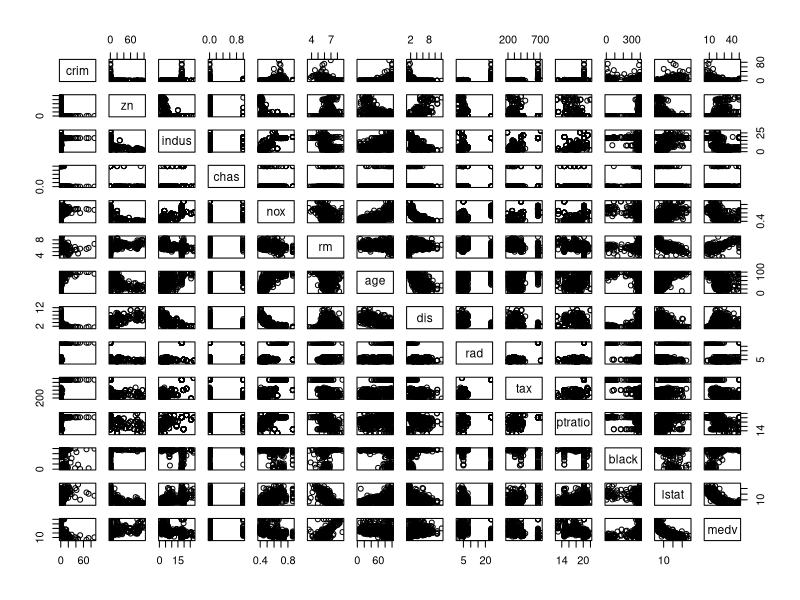
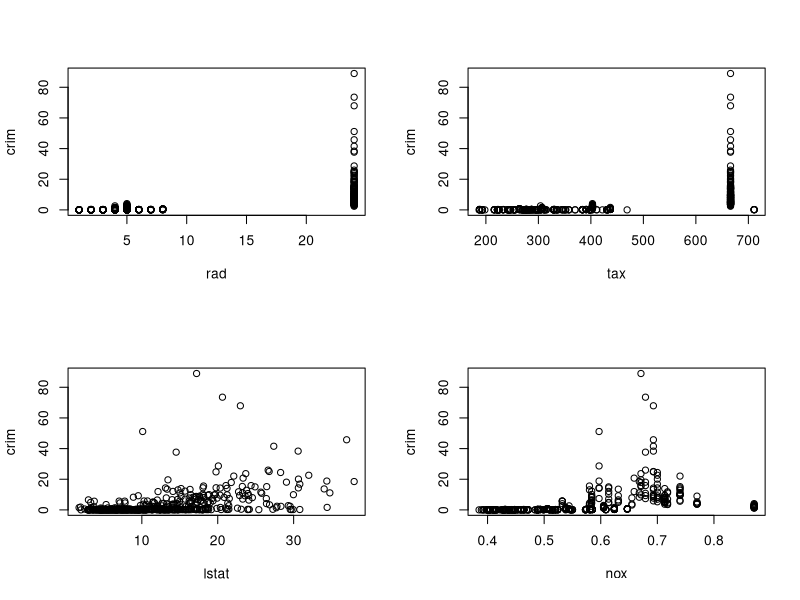
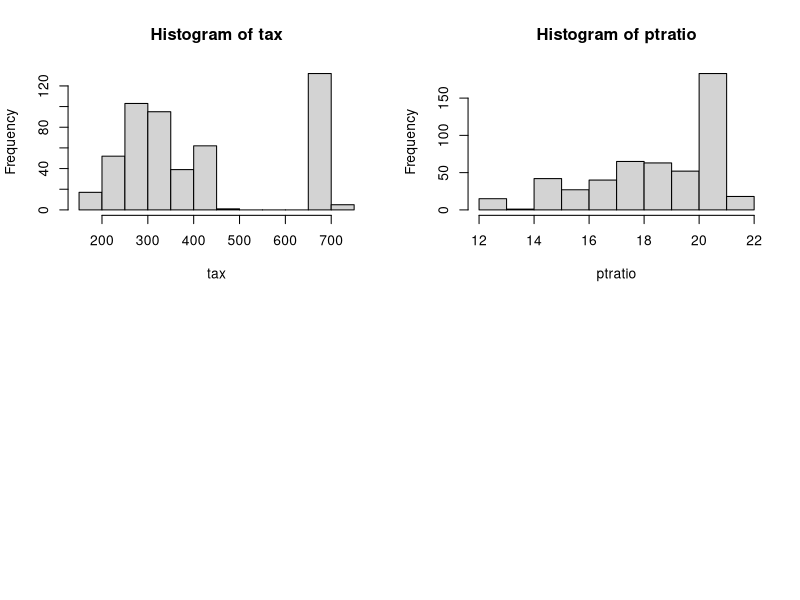

The R source for these figures, in order:
library(MASS) #load library
#item A
Boston # dataset
?Boston # info of boston dataSet

dim(Boston)
#The rows represent observations of the U.S. Census Tracts in the Boston Area. The columns presents the measures of the Census Variables.

#item b
attach(Boston)

pairs(Boston)

#in the graph we can find that the high radio frequency index of accessibility to radial highways contains the highest level of per capita crime rate per city
#we can also see that medv is inversely proportional to lstat- lower status of the population, nox - nitrogen oxides concentration and indus - proportion of non-retail businnes acres per town and directly proportional to rm- average number of rooms per dewlling

#item c
# in this case we need calculate the indexes of correlations between crime rates and other variables.

Boston.corr = cor(Boston)
Boston.corr.crim = Boston.corr[-1,1]

print(
  Boston.corr.crim[order(abs(Boston.corr.crim), decreasing = T)]
)

par(mfrow=c(2,2))
# get the four most correlated variables
aux = names(Boston.corr.crim[order(abs(Boston.corr.crim), decreasing = T)][1:4])
for(i in aux){
  plot(get(i), crim, xlab=i)
}

#item d

summary(crim)
#crime rates
#Yes, because the maximum value is much higher then the 3th quartile counting crime reates above 30 
length(crim[crim>30])

#Tax rates

hist(tax)

#There are particulary suburbs in a higher level, counting values above 500.

length(tax[tax>500])

#Pupil-Teacher Ratio

hist(ptratio)
#It seems a bit equilibrate between values of [14, 22], specially [20,21]. Counting values bellow 14 - the smallest ratios.

length(ptratio[ptratio<14])

#item e

table(chas)

#the value 1 says that the suburb bounds the charles rivers, there are 35 suburbs that bound river

#item f

median (ptratio)
